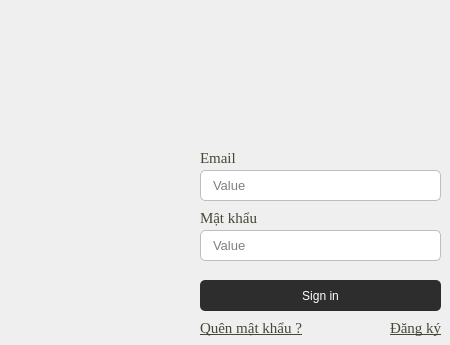
    <widget class="QWidget" name="pgSignIn">
     <widget class="QLabel" name="lblSignInEmail">
      <property name="geometry">
       <rect>
        <x>200</x>
        <y>150</y>
        <width>61</width>
        <height>16</height>
       </rect>
      </property>
      <property name="font">
       <font>
        <family>Times New Roman</family>
        <pointsize>11</pointsize>
       </font>
      </property>
      <property name="styleSheet">
       <string notr="true">QLabel {
    color: #474737; 
}</string>
      </property>
      <property name="text">
       <string>Email</string>
      </property>
     </widget>
     <widget class="QLabel" name="lblSignInGoSignUp">
      <property name="geometry">
       <rect>
        <x>390</x>
        <y>320</y>
        <width>51</width>
        <height>16</height>
       </rect>
      </property>
      <property name="font">
       <font>
        <family>Times New Roman</family>
        <pointsize>11</pointsize>
        <underline>true</underline>
       </font>
      </property>
      <property name="cursor">
       <cursorShape>PointingHandCursor</cursorShape>
      </property>
      <property name="styleSheet">
       <string notr="true">
QLabel {
    color: #474737; 
}


QLabel:hover {
    color: #0000FF; 
    text-decoration: underline; 
    border-bottom: 1px solid #0000FF; 
}</string>
      </property>
      <property name="text">
       <string>Đăng ký</string>
      </property>
     </widget>
     <widget class="QLabel" name="lblSignInForgotPassword">
      <property name="geometry">
       <rect>
        <x>200</x>
        <y>320</y>
        <width>111</width>
        <height>16</height>
       </rect>
      </property>
      <property name="font">
       <font>
        <family>Times New Roman</family>
        <pointsize>11</pointsize>
        <underline>true</underline>
       </font>
      </property>
      <property name="cursor">
       <cursorShape>PointingHandCursor</cursorShape>
      </property>
      <property name="styleSheet">
       <string notr="true">
QLabel {
    color: #474737; 
}


QLabel:hover {
    color: #0000FF; 
    text-decoration: underline; 
    border-bottom: 1px solid #0000FF; 
}</string>
      </property>
      <property name="text">
       <string>Quên mật khẩu ?</string>
      </property>
     </widget>
     <widget class="QLineEdit" name="leSignInEmail">
      <property name="geometry">
       <rect>
        <x>200</x>
        <y>170</y>
        <width>241</width>
        <height>31</height>
       </rect>
      </property>
      <property name="styleSheet">
       <string notr="true">QLineEdit {
	border:1px solid #BDBDBD;
	border-radius:5px;
	padding-left: 10px;
	font-family: &quot;Montserrat&quot;;
    font-size: 13px;
}</string>
      </property>
      <property name="placeholderText">
       <string>Value</string>
      </property>
     </widget>
     <widget class="QLabel" name="lblSignInPassword">
      <property name="geometry">
       <rect>
        <x>200</x>
        <y>210</y>
        <width>61</width>
        <height>16</height>
       </rect>
      </property>
      <property name="font">
       <font>
        <family>Times New Roman</family>
        <pointsize>11</pointsize>
       </font>
      </property>
      <property name="styleSheet">
       <string notr="true">QLabel {
    color: #474737; 
}</string>
      </property>
      <property name="text">
       <string>Mật khẩu</string>
      </property>
     </widget>
     <widget class="QPushButton" name="btnSignIn">
      <property name="geometry">
       <rect>
        <x>200</x>
        <y>280</y>
        <width>241</width>
        <height>31</height>
       </rect>
      </property>
      <property name="cursor">
       <cursorShape>PointingHandCursor</cursorShape>
      </property>
      <property name="styleSheet">
       <string notr="true">QPushButton {
	font: 10pt &quot;Times New Roman&quot;;
	color: white				;
	border-radius: 5px;
	background-color: #2D2D2D; 
}</string>
      </property>
      <property name="text">
       <string>Sign in</string>
      </property>
     </widget>
     <widget class="QLineEdit" name="leSignInPassword">
      <property name="geometry">
       <rect>
        <x>200</x>
        <y>230</y>
        <width>241</width>
        <height>31</height>
       </rect>
      </property>
      <property name="styleSheet">
       <string notr="true">QLineEdit {
	border:1px solid #BDBDBD;
	border-radius:5px
}
QLineEdit {
	border:1px solid #BDBDBD;
	border-radius:5px;
	padding-left: 10px;
	font-family: &quot;Montserrat&quot;;
    font-size: 13px;
}</string>
      </property>
      <property name="placeholderText">
       <string>Value</string>
      </property>
     </widget>
    </widget>
